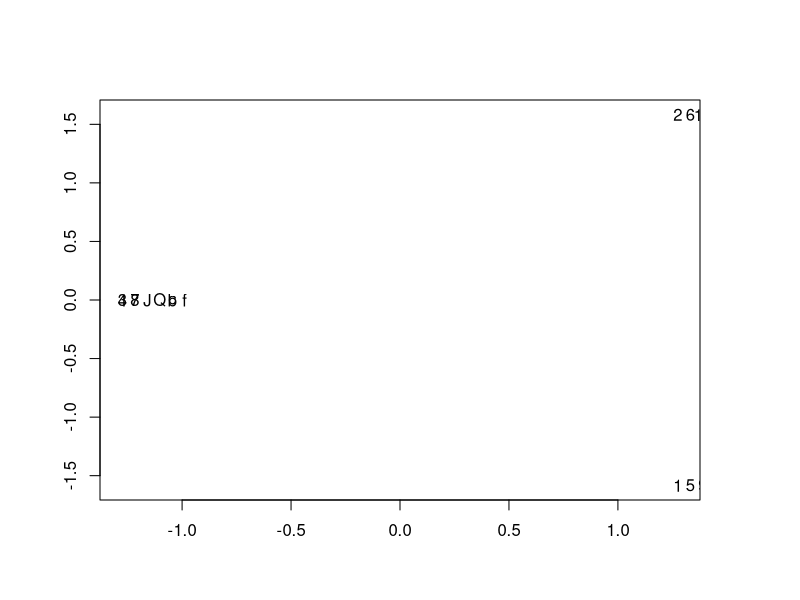

Recreate this plot in R.
# Classical MDS of ACBC Disaster Relief Organization Survey 2018
respondents <- c('1','2','3','4','     5','     6','     7','     8','          9','          10','          J','               Q','               K','               a','                    b','                    c','                    d','                         e','                         f')
F1 <- c(0,0,0,0)
F2 <- c(0,1,0,0)
F3 <-c(1,0,0,0)
F4 <- c(1,1,0,0)
F5 <- c(0,0,0,0)
F6 <- c(0,1,0,0)
F7 <- c(1,0,0,0)
F8 <- c(1,1,0,0)
F9 <- c(0,0,0,0)
F10 <- c(0,1,0,0)
F11 <- c(1,0,0,0)
F12 <- c(1,1,0,0)
F13 <- c(0,0,0,0)
N1 <-c(0,1,0,0)
N2 <-c(1,0,0,0)
N3 <-c(1,1,0,0)
N4 <-c(0,0,0,0)
N5 <- c(0,1,0,0)
N6 <- c(1,0,0,0)
rot1<-matrix(1:4,nrow=2, ncol=2)
theta1=0
rot1[1,1]<-cos(theta1)
rot1[1,2]<-sin(theta1)
rot1[2,1]<- sin(theta1)
rot1[2,2]<- cos(theta1)
ref1<-matrix(1:4,nrow=2, ncol=2)
ref1[1,1]<-  1
ref1[1,2]<-  0
ref1[2,1]<- 0
ref1[2,2]<- 1
Respondent.data <- data.frame(F1,F2,F3,F4,F5,F6,F7,F8,F9,F10,F11,F12,F13,N1,N2,N3,N4,N5,N6)
mds1 <- cmdscale(dist(Respondent.data))
mds1a <- t(rot1 %*% t(mds1))
par(mai=c(1,1,1,1))
plot(mds1a, type = 'n', axes = TRUE, xlab = '', ylab = '')
text(mds1a[, 1], mds1a[, 2], respondents)
